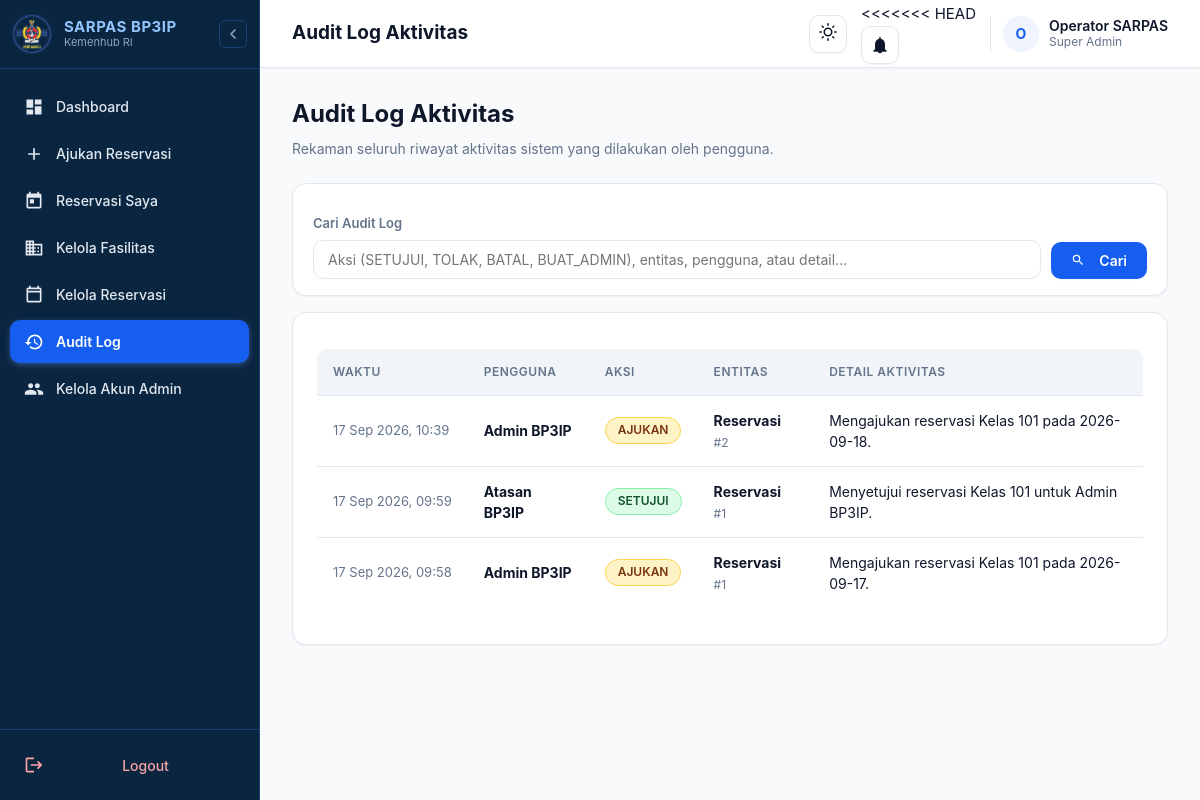
Before: /audit-log/ (signed in) with the older database file.
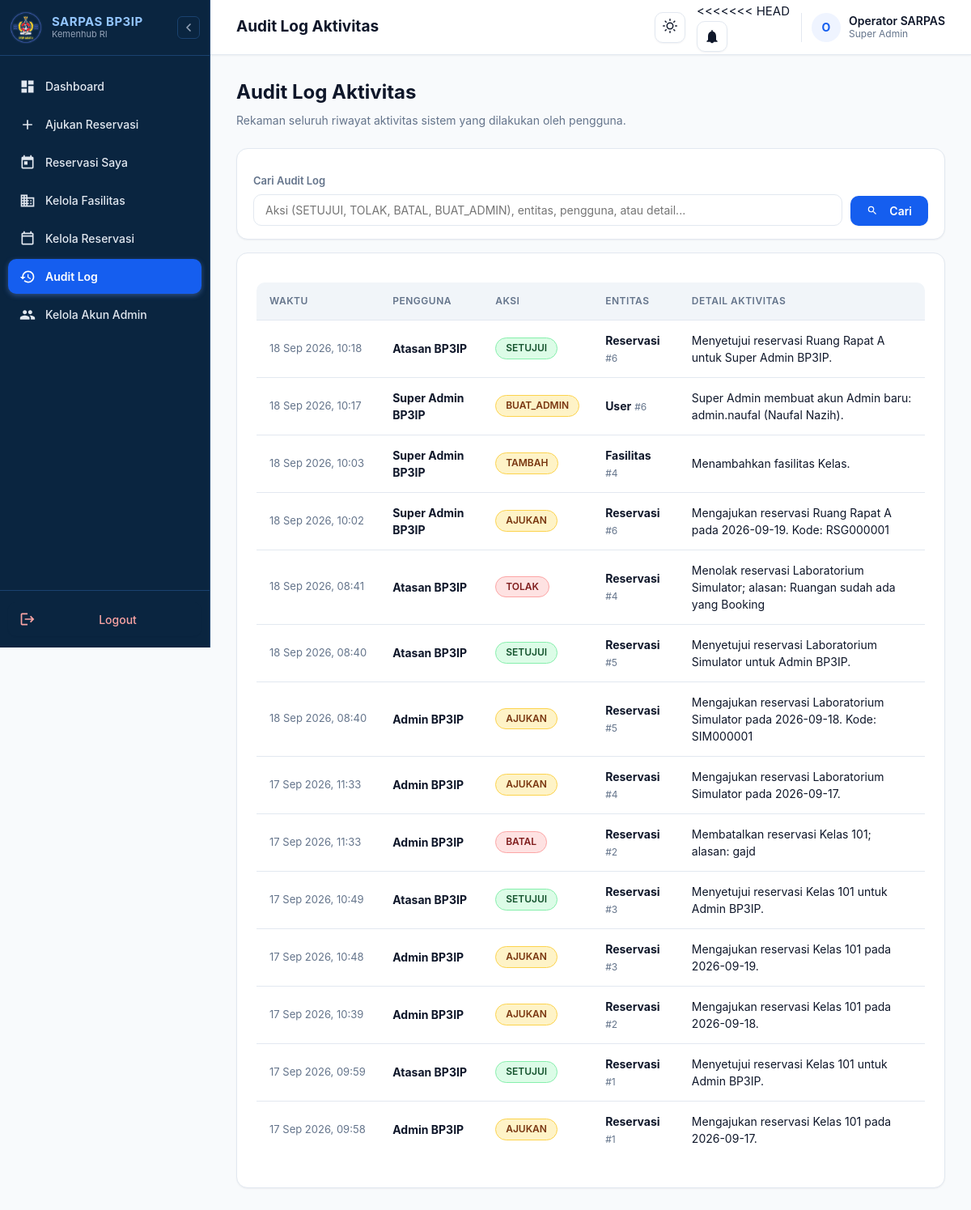
After: the same page with the newer database file.
### core/models.py (models this page shows, shortened)
class AuditLog(models.Model):
    actor = models.ForeignKey(User, on_delete=models.SET_NULL, null=True, blank=True, related_name="audit_logs")
    aksi = models.CharField(max_length=100)
    entitas = models.CharField(max_length=100)
    entitas_id = models.PositiveBigIntegerField(null=True, blank=True)
    detail = models.TextField()
    created_at = models.DateTimeField(auto_now_add=True)
    class Meta:
        ordering = ["-created_at"]

class User(AbstractUser):
    class Role(models.TextChoices):
        ADMIN = "ADMIN", "Admin"
        SUPER_ADMIN = "SUPER_ADMIN", "Super Admin"
        ATASAN = "ATASAN", "Atasan"
    nama = models.CharField(max_length=150)
    email = models.EmailField(unique=True)
    role = models.CharField(max_length=15, choices=Role.choices, default=Role.ADMIN)
    created_at = models.DateTimeField(auto_now_add=True)

### core/views.py (the view, shortened to what this page needs)
# urls.py: path("audit-log/", views.audit_log_list, name="audit_log_list"),
@role_required(User.Role.SUPER_ADMIN)
def audit_log_list(request):
    qs = AuditLog.objects.select_related("actor").order_by("-created_at")
    q = request.GET.get("q", "").strip()
    paginator = Paginator(qs, 20)
    page_number = request.GET.get("page")
    page_obj = paginator.get_page(page_number)
    return render(request, "audit/list.html", {
        "logs": page_obj,
        "page_obj": page_obj,
        "q": q,
    })

### core/context_processors.py (called while the page is built)
def notification_badge(request):
    if request.user.is_authenticated:
        return {"unread_notification_count": request.user.notifikasi.filter(status_baca=False).count()}
    return {"unread_notification_count": 0}

### templates/audit/list.html (shortened to what this page needs)
{% extends 'base.html' %}
{% block page_title %}Audit Log Aktivitas{% endblock %}
{% block content %}
<div class="page-heading">
  <h1>Audit Log Aktivitas</h1>
  <p>Rekaman seluruh riwayat aktivitas sistem yang dilakukan oleh pengguna.</p>
</div>
<div class="card" style="margin-bottom: 16px; padding: 16px 20px;">
  <form method="get" action="" style="display: flex; gap: 10px; align-items: flex-end; flex-wrap: wrap;">
    <div style="flex: 1; min-width: 220px;">
      <label style="font-size: 13px; font-weight: 600; color: var(--text-muted); display: block; margin-bottom: 6px;" for="id-search-audit">Cari Audit Log</label>
      <input
        id="id-search-audit"
        type="text"
        name="q"
        value="{{ q }}"
        placeholder="Aksi (SETUJUI, TOLAK, BATAL, BUAT_ADMIN), entitas, pengguna, atau detail..."
        style="width: 100%; margin: 0;"
      >
    </div>
    <button type="submit" class="button" style="padding: 10px 20px;">
      <svg width="14" height="14" viewBox="0 0 24 24" fill="currentColor" style="margin-right: 6px;"><path d="M15.5 14h-.79l-.28-.27A6.471 6.471 0 0 0 16 9.5 6.5 6.5 0 1 0 9.5 16c1.61 0 3.09-.59 4.23-1.57l.27.28v.79l5 4.99L20.49 19l-4.99-5zm-6 0C7.01 14 5 11.99 5 9.5S7.01 5 9.5 5 14 7.01 14 9.5 11.99 14 9.5 14z"/></svg>
      Cari
    </button>
  </form>
</div>
<div class="card">
  <div class="table-wrap">
    <table>
      <thead>
        <tr>
          <th>Waktu</th>
          <th>Pengguna</th>
          <th>Aksi</th>
          <th>Entitas</th>
          <th>Detail Aktivitas</th>
        </tr>
      </thead>
      <tbody>
        {% for log in logs %}
        <tr>
          <td style="white-space: nowrap; color: var(--text-muted); font-size: 13px;">
            {{ log.created_at|date:'d M Y, H:i' }}
          </td>
          <td>
            <strong>{{ log.actor.nama|default:log.actor.username|default:'Sistem Otomatis' }}</strong>
          </td>
          <td>
            {% if log.aksi == 'SETUJUI' %}
            <span class="badge badge-approved">{{ log.aksi }}</span>
            {% elif log.aksi == 'TOLAK' or log.aksi == 'HAPUS' or log.aksi == 'BATAL' %}
            <span class="badge badge-rejected">{{ log.aksi }}</span>
            {% elif log.aksi == 'TAMBAH' or log.aksi == 'AJUKAN' or log.aksi == 'BUAT_ADMIN' %}
            <span class="badge badge-pending">{{ log.aksi }}</span>
            {% else %}
            <span class="badge" style="background: var(--surface-hover); color: var(--text-muted);">{{ log.aksi }}</span>
            {% endif %}
          </td>
          <td>
            <strong>{{ log.entitas }}</strong>
            {% if log.entitas_id %}
            <span style="color: var(--text-muted); font-size: 12px;">#{{ log.entitas_id }}</span>
            {% endif %}
          </td>
          <td style="color: var(--text);">
            {{ log.detail }}
          </td>
        </tr>
        {% endfor %}
      </tbody>
    </table>
  </div>
</div>
{% endblock %}

Changed rows visible on the page:
added AuditLog: created_at "18 Sep 2026, 10:18", actor.nama "Atasan BP3IP", aksi "SETUJUI", entitas "Reservasi", entitas_id "6", detail "Menyetujui reservasi Ruang Rapat A untuk Super Admin BP3IP."
added AuditLog: created_at "18 Sep 2026, 10:17", actor.nama "Super Admin BP3IP", aksi "BUAT_ADMIN", entitas "User", entitas_id "6", detail "Super Admin membuat akun Admin baru: admin.naufal (Naufal Nazih)."
added AuditLog: created_at "18 Sep 2026, 10:03", actor.nama "Super Admin BP3IP", aksi "TAMBAH", entitas "Fasilitas", entitas_id "4", detail "Menambahkan fasilitas Kelas."
added AuditLog: created_at "18 Sep 2026, 10:02", actor.nama "Super Admin BP3IP", aksi "AJUKAN", entitas "Reservasi", entitas_id "6", detail "Mengajukan reservasi Ruang Rapat A pada 2026-09-19. Kode: RSG000001"
added AuditLog: created_at "18 Sep 2026, 08:41", actor.nama "Atasan BP3IP", aksi "TOLAK", entitas "Reservasi", entitas_id "4", detail "Menolak reservasi Laboratorium Simulator; alasan: Ruangan sudah ada yang Booking"
added AuditLog: created_at "18 Sep 2026, 08:40", actor.nama "Atasan BP3IP", aksi "SETUJUI", entitas "Reservasi", entitas_id "5", detail "Menyetujui reservasi Laboratorium Simulator untuk Admin BP3IP."
added AuditLog: created_at "18 Sep 2026, 08:40", actor.nama "Admin BP3IP", aksi "AJUKAN", entitas "Reservasi", entitas_id "5", detail "Mengajukan reservasi Laboratorium Simulator pada 2026-09-18. Kode: SIM000001"
added AuditLog: created_at "17 Sep 2026, 11:33", actor.nama "Admin BP3IP", aksi "AJUKAN", entitas "Reservasi", entitas_id "4", detail "Mengajukan reservasi Laboratorium Simulator pada 2026-09-17."
added AuditLog: created_at "17 Sep 2026, 11:33", actor.nama "Admin BP3IP", aksi "BATAL", entitas "Reservasi", entitas_id "2", detail "Membatalkan reservasi Kelas 101; alasan: gajd"
added AuditLog: created_at "17 Sep 2026, 10:49", actor.nama "Atasan BP3IP", aksi "SETUJUI", entitas "Reservasi", entitas_id "3", detail "Menyetujui reservasi Kelas 101 untuk Admin BP3IP."
added AuditLog: created_at "17 Sep 2026, 10:48", actor.nama "Admin BP3IP", aksi "AJUKAN", entitas "Reservasi", entitas_id "3", detail "Mengajukan reservasi Kelas 101 pada 2026-09-19."
